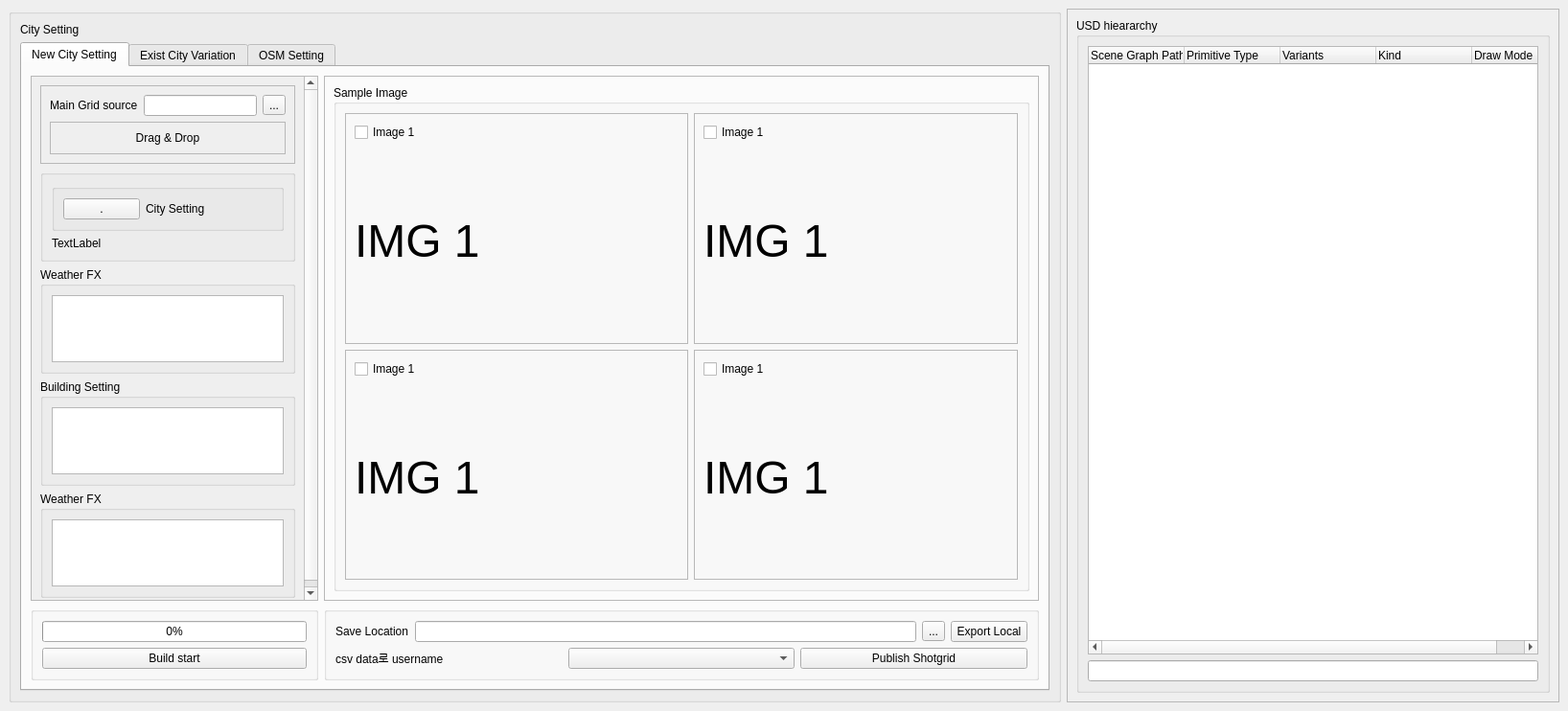
<?xml version="1.0" encoding="UTF-8"?>
<ui version="4.0">
 <class>MainWindow</class>
 <widget class="QMainWindow" name="MainWindow">
  <property name="geometry">
   <rect>
    <x>0</x>
    <y>0</y>
    <width>1636</width>
    <height>742</height>
   </rect>
  </property>
  <property name="windowTitle">
   <string>MainWindow</string>
  </property>
  <widget class="QWidget" name="centralwidget">
   <layout class="QGridLayout" name="gridLayout_5">
    <item row="0" column="0">
     <layout class="QVBoxLayout" name="verticalLayout">
      <item>
       <layout class="QHBoxLayout" name="horizontalLayout">
        <item>
         <widget class="QGroupBox" name="groupBox_9">
          <property name="title">
           <string/>
          </property>
          <layout class="QGridLayout" name="gridLayout_15">
           <item row="1" column="0">
            <widget class="QTabWidget" name="tabWidget">
             <property name="currentIndex">
              <number>0</number>
             </property>
             <widget class="QWidget" name="tab1">
              <attribute name="title">
               <string>New City Setting</string>
              </attribute>
              <layout class="QGridLayout" name="gridLayout_8">
               <item row="0" column="0">
                <widget class="QScrollArea" name="scrollArea">
                 <property name="widgetResizable">
                  <bool>true</bool>
                 </property>
                 <widget class="QWidget" name="scrollAreaWidgetContents">
                  <property name="geometry">
                   <rect>
                    <x>0</x>
                    <y>0</y>
                    <width>295</width>
                    <height>564</height>
                   </rect>
                  </property>
                  <layout class="QGridLayout" name="gridLayout_2">
                   <item row="1" column="0">
                    <widget class="QGroupBox" name="groupBox_5">
                     <property name="statusTip">
                      <string notr="true"/>
                     </property>
                     <property name="title">
                      <string notr="true"/>
                     </property>
                     <property name="checkable">
                      <bool>false</bool>
                     </property>
                     <layout class="QGridLayout" name="gridLayout_19">
                      <item row="1" column="0">
                       <widget class="QLabel" name="label_6">
                        <property name="text">
                         <string>TextLabel</string>
                        </property>
                       </widget>
                      </item>
                      <item row="0" column="0">
                       <widget class="QGroupBox" name="groupBox_6">
                        <property name="title">
                         <string/>
                        </property>
                        <layout class="QGridLayout" name="gridLayout_14">
                         <item row="0" column="1">
                          <widget class="QLabel" name="label_10">
                           <property name="text">
                            <string>City Setting</string>
                           </property>
                          </widget>
                         </item>
                         <item row="0" column="0">
                          <widget class="QPushButton" name="pushButton_3">
                           <property name="text">
                            <string>.</string>
                           </property>
                          </widget>
                         </item>
                         <item row="0" column="2">
                          <spacer name="horizontalSpacer_2">
                           <property name="orientation">
                            <enum>Qt::Horizontal</enum>
                           </property>
                           <property name="sizeHint" stdset="0">
                            <size>
                             <width>40</width>
                             <height>20</height>
                            </size>
                           </property>
                          </spacer>
                         </item>
                        </layout>
                       </widget>
                      </item>
                     </layout>
                    </widget>
                   </item>
                   <item row="4" column="0">
                    <widget class="QGroupBox" name="groupBox_4">
                     <property name="title">
                      <string>Building Setting</string>
                     </property>
                     <layout class="QGridLayout" name="gridLayout_18">
                      <item row="0" column="0">
                       <widget class="QColumnView" name="columnView_2"/>
                      </item>
                     </layout>
                    </widget>
                   </item>
                   <item row="2" column="0">
                    <widget class="QGroupBox" name="groupBox_8">
                     <property name="title">
                      <string>Weather FX</string>
                     </property>
                     <layout class="QGridLayout" name="gridLayout_17">
                      <item row="0" column="0">
                       <widget class="QColumnView" name="columnView"/>
                      </item>
                     </layout>
                    </widget>
                   </item>
                   <item row="0" column="0">
                    <widget class="QFrame" name="frame__drag_drop">
                     <property name="frameShape">
                      <enum>QFrame::StyledPanel</enum>
                     </property>
                     <property name="frameShadow">
                      <enum>QFrame::Raised</enum>
                     </property>
                     <layout class="QGridLayout" name="gridLayout_7">
                      <item row="0" column="0">
                       <layout class="QVBoxLayout" name="verticalLayout_2">
                        <item>
                         <layout class="QHBoxLayout" name="horizontalLayout_2">
                          <item>
                           <widget class="QLabel" name="label_5">
                            <property name="text">
                             <string>Main Grid source</string>
                            </property>
                           </widget>
                          </item>
                          <item>
                           <widget class="QLineEdit" name="lineEdit__grid_path"/>
                          </item>
                          <item>
                           <widget class="QToolButton" name="toolButton__gird_path">
                            <property name="text">
                             <string>...</string>
                            </property>
                           </widget>
                          </item>
                         </layout>
                        </item>
                        <item>
                         <widget class="QFrame" name="frame__drag_drop_2">
                          <property name="frameShape">
                           <enum>QFrame::StyledPanel</enum>
                          </property>
                          <property name="frameShadow">
                           <enum>QFrame::Raised</enum>
                          </property>
                          <layout class="QGridLayout" name="gridLayout_16">
                           <item row="0" column="0">
                            <widget class="QLabel" name="label__drag_drop">
                             <property name="text">
                              <string>Drag &amp; Drop</string>
                             </property>
                             <property name="alignment">
                              <set>Qt::AlignCenter</set>
                             </property>
                            </widget>
                           </item>
                          </layout>
                         </widget>
                        </item>
                       </layout>
                      </item>
                     </layout>
                    </widget>
                   </item>
                   <item row="5" column="0">
                    <widget class="QGroupBox" name="groupBox_7">
                     <property name="title">
                      <string>Weather FX</string>
                     </property>
                     <layout class="QGridLayout" name="gridLayout_20">
                      <item row="0" column="0">
                       <widget class="QColumnView" name="columnView_3"/>
                      </item>
                     </layout>
                    </widget>
                   </item>
                  </layout>
                 </widget>
                </widget>
               </item>
               <item row="0" column="1">
                <widget class="QFrame" name="frame_2">
                 <property name="frameShape">
                  <enum>QFrame::StyledPanel</enum>
                 </property>
                 <property name="frameShadow">
                  <enum>QFrame::Raised</enum>
                 </property>
                 <layout class="QGridLayout" name="gridLayout_4">
                  <item row="0" column="0">
                   <widget class="QGroupBox" name="groupBox_3">
                    <property name="title">
                     <string>Sample Image</string>
                    </property>
                    <layout class="QGridLayout" name="gridLayout_6">
                     <item row="0" column="1">
                      <widget class="QFrame" name="frame_5">
                       <property name="frameShape">
                        <enum>QFrame::StyledPanel</enum>
                       </property>
                       <property name="frameShadow">
                        <enum>QFrame::Raised</enum>
                       </property>
                       <layout class="QGridLayout" name="gridLayout_11">
                        <item row="0" column="0">
                         <widget class="QCheckBox" name="checkBox_5">
                          <property name="text">
                           <string>Image 1</string>
                          </property>
                         </widget>
                        </item>
                        <item row="1" column="0">
                         <widget class="QLabel" name="label_13">
                          <property name="baseSize">
                           <size>
                            <width>50</width>
                            <height>50</height>
                           </size>
                          </property>
                          <property name="font">
                           <font>
                            <pointsize>36</pointsize>
                           </font>
                          </property>
                          <property name="text">
                           <string>IMG 1              </string>
                          </property>
                         </widget>
                        </item>
                       </layout>
                      </widget>
                     </item>
                     <item row="1" column="1">
                      <widget class="QFrame" name="frame_6">
                       <property name="frameShape">
                        <enum>QFrame::StyledPanel</enum>
                       </property>
                       <property name="frameShadow">
                        <enum>QFrame::Raised</enum>
                       </property>
                       <layout class="QGridLayout" name="gridLayout_12">
                        <item row="0" column="0">
                         <widget class="QCheckBox" name="checkBox_4">
                          <property name="text">
                           <string>Image 1</string>
                          </property>
                         </widget>
                        </item>
                        <item row="1" column="0">
                         <widget class="QLabel" name="label_12">
                          <property name="baseSize">
                           <size>
                            <width>50</width>
                            <height>50</height>
                           </size>
                          </property>
                          <property name="font">
                           <font>
                            <pointsize>36</pointsize>
                           </font>
                          </property>
                          <property name="text">
                           <string>IMG 1              </string>
                          </property>
                         </widget>
                        </item>
                       </layout>
                      </widget>
                     </item>
                     <item row="1" column="0">
                      <widget class="QFrame" name="frame_4">
                       <property name="frameShape">
                        <enum>QFrame::StyledPanel</enum>
                       </property>
                       <property name="frameShadow">
                        <enum>QFrame::Raised</enum>
                       </property>
                       <layout class="QGridLayout" name="gridLayout_10">
                        <item row="1" column="0">
                         <widget class="QLabel" name="label_2">
                          <property name="baseSize">
                           <size>
                            <width>50</width>
                            <height>50</height>
                           </size>
                          </property>
                          <property name="font">
                           <font>
                            <pointsize>36</pointsize>
                           </font>
                          </property>
                          <property name="text">
                           <string>IMG 1              </string>
                          </property>
                         </widget>
                        </item>
                        <item row="0" column="0">
                         <widget class="QCheckBox" name="checkBox_2">
                          <property name="text">
                           <string>Image 1</string>
                          </property>
                         </widget>
                        </item>
                        <item row="1" column="1">
                         <spacer name="verticalSpacer_2">
                          <property name="orientation">
                           <enum>Qt::Vertical</enum>
                          </property>
                          <property name="sizeHint" stdset="0">
                           <size>
                            <width>20</width>
                            <height>40</height>
                           </size>
                          </property>
                         </spacer>
                        </item>
                       </layout>
                      </widget>
                     </item>
                     <item row="0" column="0">
                      <widget class="QFrame" name="frame_3">
                       <property name="frameShape">
                        <enum>QFrame::StyledPanel</enum>
                       </property>
                       <property name="frameShadow">
                        <enum>QFrame::Raised</enum>
                       </property>
                       <layout class="QGridLayout" name="gridLayout_9">
                        <item row="1" column="0">
                         <widget class="QLabel" name="label">
                          <property name="baseSize">
                           <size>
                            <width>50</width>
                            <height>50</height>
                           </size>
                          </property>
                          <property name="font">
                           <font>
                            <pointsize>36</pointsize>
                           </font>
                          </property>
                          <property name="text">
                           <string>IMG 1              </string>
                          </property>
                         </widget>
                        </item>
                        <item row="0" column="0">
                         <widget class="QCheckBox" name="checkBox">
                          <property name="text">
                           <string>Image 1</string>
                          </property>
                         </widget>
                        </item>
                        <item row="1" column="1">
                         <spacer name="verticalSpacer">
                          <property name="orientation">
                           <enum>Qt::Vertical</enum>
                          </property>
                          <property name="sizeHint" stdset="0">
                           <size>
                            <width>20</width>
                            <height>40</height>
                           </size>
                          </property>
                         </spacer>
                        </item>
                       </layout>
                      </widget>
                     </item>
                    </layout>
                   </widget>
                  </item>
                 </layout>
                </widget>
               </item>
               <item row="1" column="0">
                <widget class="QGroupBox" name="groupBox">
                 <property name="title">
                  <string/>
                 </property>
                 <layout class="QGridLayout" name="gridLayout_24">
                  <item row="0" column="0">
                   <widget class="QProgressBar" name="progressBar">
                    <property name="value">
                     <number>0</number>
                    </property>
                   </widget>
                  </item>
                  <item row="1" column="0">
                   <widget class="QPushButton" name="pushButton">
                    <property name="text">
                     <string>Build start</string>
                    </property>
                   </widget>
                  </item>
                 </layout>
                </widget>
               </item>
               <item row="1" column="1">
                <widget class="QGroupBox" name="groupBox_10">
                 <property name="title">
                  <string/>
                 </property>
                 <layout class="QGridLayout" name="gridLayout_23">
                  <item row="0" column="0">
                   <layout class="QHBoxLayout" name="horizontalLayout_3">
                    <item>
                     <widget class="QLabel" name="label_7">
                      <property name="text">
                       <string>Save Location</string>
                      </property>
                     </widget>
                    </item>
                    <item>
                     <widget class="QLineEdit" name="lineEdit_3"/>
                    </item>
                    <item>
                     <widget class="QToolButton" name="toolButton_2">
                      <property name="text">
                       <string>...</string>
                      </property>
                     </widget>
                    </item>
                    <item>
                     <widget class="QPushButton" name="pushButton_2">
                      <property name="text">
                       <string>Export Local</string>
                      </property>
                     </widget>
                    </item>
                   </layout>
                  </item>
                  <item row="1" column="0">
                   <layout class="QHBoxLayout" name="horizontalLayout_6">
                    <item>
                     <widget class="QLabel" name="label_11">
                      <property name="text">
                       <string>csv data로 username</string>
                      </property>
                     </widget>
                    </item>
                    <item>
                     <widget class="QComboBox" name="comboBox"/>
                    </item>
                    <item>
                     <widget class="QPushButton" name="pushButton_6">
                      <property name="text">
                       <string>Publish Shotgrid</string>
                      </property>
                     </widget>
                    </item>
                   </layout>
                  </item>
                 </layout>
                </widget>
               </item>
              </layout>
             </widget>
             <widget class="QWidget" name="tab2">
              <attribute name="title">
               <string>Exist City Variation</string>
              </attribute>
              <layout class="QGridLayout" name="gridLayout_13">
               <item row="3" column="1">
                <widget class="QGroupBox" name="groupBox_12">
                 <property name="title">
                  <string/>
                 </property>
                 <layout class="QGridLayout" name="gridLayout_32">
                  <item row="0" column="0">
                   <layout class="QHBoxLayout" name="horizontalLayout_9">
                    <item>
                     <widget class="QLabel" name="label_20">
                      <property name="text">
                       <string>Save Location</string>
                      </property>
                     </widget>
                    </item>
                    <item>
                     <widget class="QLineEdit" name="lineEdit_6"/>
                    </item>
                    <item>
                     <widget class="QToolButton" name="toolButton_5">
                      <property name="text">
                       <string>...</string>
                      </property>
                     </widget>
                    </item>
                    <item>
                     <widget class="QPushButton" name="pushButton_8">
                      <property name="text">
                       <string>Export Local</string>
                      </property>
                     </widget>
                    </item>
                   </layout>
                  </item>
                  <item row="1" column="0">
                   <layout class="QHBoxLayout" name="horizontalLayout_10">
                    <item>
                     <widget class="QLabel" name="label_21">
                      <property name="text">
                       <string>csv data로 username</string>
                      </property>
                     </widget>
                    </item>
                    <item>
                     <widget class="QComboBox" name="comboBox_4"/>
                    </item>
                    <item>
                     <widget class="QPushButton" name="pushButton_9">
                      <property name="text">
                       <string>Publish Shotgrid</string>
                      </property>
                     </widget>
                    </item>
                   </layout>
                  </item>
                 </layout>
                </widget>
               </item>
               <item row="1" column="0">
                <widget class="QScrollArea" name="scrollArea_2">
                 <property name="widgetResizable">
                  <bool>true</bool>
                 </property>
                 <widget class="QWidget" name="scrollAreaWidgetContents_2">
                  <property name="geometry">
                   <rect>
                    <x>0</x>
                    <y>0</y>
                    <width>309</width>
                    <height>514</height>
                   </rect>
                  </property>
                  <layout class="QGridLayout" name="gridLayout_34">
                   <item row="0" column="0">
                    <layout class="QVBoxLayout" name="verticalLayout_4">
                     <item>
                      <widget class="QFrame" name="frame_9">
                       <property name="frameShape">
                        <enum>QFrame::StyledPanel</enum>
                       </property>
                       <property name="frameShadow">
                        <enum>QFrame::Raised</enum>
                       </property>
                       <layout class="QGridLayout" name="gridLayout_21">
                        <item row="1" column="0">
                         <layout class="QHBoxLayout" name="horizontalLayout_4">
                          <item>
                           <widget class="QLabel" name="label_8">
                            <property name="text">
                             <string>Location</string>
                            </property>
                           </widget>
                          </item>
                          <item>
                           <widget class="QLineEdit" name="lineEdit_4"/>
                          </item>
                          <item>
                           <widget class="QToolButton" name="toolButton_3">
                            <property name="text">
                             <string>...</string>
                            </property>
                           </widget>
                          </item>
                         </layout>
                        </item>
                        <item row="3" column="0">
                         <layout class="QHBoxLayout" name="horizontalLayout_5">
                          <item>
                           <widget class="QLabel" name="label_9">
                            <property name="text">
                             <string>Select City</string>
                            </property>
                           </widget>
                          </item>
                          <item>
                           <widget class="QComboBox" name="comboBox_2"/>
                          </item>
                          <item>
                           <spacer name="horizontalSpacer">
                            <property name="orientation">
                             <enum>Qt::Horizontal</enum>
                            </property>
                            <property name="sizeHint" stdset="0">
                             <size>
                              <width>40</width>
                              <height>20</height>
                             </size>
                            </property>
                           </spacer>
                          </item>
                         </layout>
                        </item>
                        <item row="2" column="0">
                         <layout class="QVBoxLayout" name="verticalLayout_3">
                          <item>
                           <widget class="QFrame" name="frame_10">
                            <property name="frameShape">
                             <enum>QFrame::StyledPanel</enum>
                            </property>
                            <property name="frameShadow">
                             <enum>QFrame::Raised</enum>
                            </property>
                            <layout class="QGridLayout" name="gridLayout_22">
                             <item row="0" column="0">
                              <widget class="QLabel" name="label_4">
                               <property name="text">
                                <string>Drag &amp; Drop</string>
                               </property>
                               <property name="alignment">
                                <set>Qt::AlignCenter</set>
                               </property>
                              </widget>
                             </item>
                            </layout>
                           </widget>
                          </item>
                         </layout>
                        </item>
                       </layout>
                      </widget>
                     </item>
                     <item>
                      <widget class="QFrame" name="frame_16">
                       <property name="frameShape">
                        <enum>QFrame::StyledPanel</enum>
                       </property>
                       <property name="frameShadow">
                        <enum>QFrame::Raised</enum>
                       </property>
                       <layout class="QGridLayout" name="gridLayout_31">
                        <item row="0" column="0">
                         <spacer name="verticalSpacer_5">
                          <property name="orientation">
                           <enum>Qt::Vertical</enum>
                          </property>
                          <property name="sizeHint" stdset="0">
                           <size>
                            <width>20</width>
                            <height>324</height>
                           </size>
                          </property>
                         </spacer>
                        </item>
                       </layout>
                      </widget>
                     </item>
                    </layout>
                   </item>
                  </layout>
                 </widget>
                </widget>
               </item>
               <item row="1" column="1">
                <widget class="QFrame" name="frame_11">
                 <property name="frameShape">
                  <enum>QFrame::StyledPanel</enum>
                 </property>
                 <property name="frameShadow">
                  <enum>QFrame::Raised</enum>
                 </property>
                 <layout class="QGridLayout" name="gridLayout_25">
                  <item row="0" column="0">
                   <widget class="QGroupBox" name="groupBox_11">
                    <property name="title">
                     <string>Sample Image</string>
                    </property>
                    <layout class="QGridLayout" name="gridLayout_26">
                     <item row="0" column="1">
                      <widget class="QFrame" name="frame_12">
                       <property name="frameShape">
                        <enum>QFrame::StyledPanel</enum>
                       </property>
                       <property name="frameShadow">
                        <enum>QFrame::Raised</enum>
                       </property>
                       <layout class="QGridLayout" name="gridLayout_27">
                        <item row="0" column="0">
                         <widget class="QCheckBox" name="checkBox_6">
                          <property name="text">
                           <string>Image 1</string>
                          </property>
                         </widget>
                        </item>
                        <item row="1" column="0">
                         <widget class="QLabel" name="label_14">
                          <property name="baseSize">
                           <size>
                            <width>50</width>
                            <height>50</height>
                           </size>
                          </property>
                          <property name="font">
                           <font>
                            <pointsize>36</pointsize>
                           </font>
                          </property>
                          <property name="text">
                           <string>IMG 1              </string>
                          </property>
                         </widget>
                        </item>
                       </layout>
                      </widget>
                     </item>
                     <item row="1" column="1">
                      <widget class="QFrame" name="frame_13">
                       <property name="frameShape">
                        <enum>QFrame::StyledPanel</enum>
                       </property>
                       <property name="frameShadow">
                        <enum>QFrame::Raised</enum>
                       </property>
                       <layout class="QGridLayout" name="gridLayout_28">
                        <item row="0" column="0">
                         <widget class="QCheckBox" name="checkBox_7">
                          <property name="text">
                           <string>Image 1</string>
                          </property>
                         </widget>
                        </item>
                        <item row="1" column="0">
                         <widget class="QLabel" name="label_15">
                          <property name="baseSize">
                           <size>
                            <width>50</width>
                            <height>50</height>
                           </size>
                          </property>
                          <property name="font">
                           <font>
                            <pointsize>36</pointsize>
                           </font>
                          </property>
                          <property name="text">
                           <string>IMG 1              </string>
                          </property>
                         </widget>
                        </item>
                       </layout>
                      </widget>
                     </item>
                     <item row="1" column="0">
                      <widget class="QFrame" name="frame_14">
                       <property name="frameShape">
                        <enum>QFrame::StyledPanel</enum>
                       </property>
                       <property name="frameShadow">
                        <enum>QFrame::Raised</enum>
                       </property>
                       <layout class="QGridLayout" name="gridLayout_29">
                        <item row="1" column="0">
                         <widget class="QLabel" name="label_16">
                          <property name="baseSize">
                           <size>
                            <width>50</width>
                            <height>50</height>
                           </size>
                          </property>
                          <property name="font">
                           <font>
                            <pointsize>36</pointsize>
                           </font>
                          </property>
                          <property name="text">
                           <string>IMG 1              </string>
                          </property>
                         </widget>
                        </item>
                        <item row="0" column="0">
                         <widget class="QCheckBox" name="checkBox_3">
                          <property name="text">
                           <string>Image 1</string>
                          </property>
                         </widget>
                        </item>
                        <item row="1" column="1">
                         <spacer name="verticalSpacer_3">
                          <property name="orientation">
                           <enum>Qt::Vertical</enum>
                          </property>
                          <property name="sizeHint" stdset="0">
                           <size>
                            <width>20</width>
                            <height>40</height>
                           </size>
                          </property>
                         </spacer>
                        </item>
                       </layout>
                      </widget>
                     </item>
                     <item row="0" column="0">
                      <widget class="QFrame" name="frame_15">
                       <property name="frameShape">
                        <enum>QFrame::StyledPanel</enum>
                       </property>
                       <property name="frameShadow">
                        <enum>QFrame::Raised</enum>
                       </property>
                       <layout class="QGridLayout" name="gridLayout_30">
                        <item row="1" column="0">
                         <widget class="QLabel" name="label_17">
                          <property name="baseSize">
                           <size>
                            <width>50</width>
                            <height>50</height>
                           </size>
                          </property>
                          <property name="font">
                           <font>
                            <pointsize>36</pointsize>
                           </font>
                          </property>
                          <property name="text">
                           <string>IMG 1              </string>
                          </property>
                         </widget>
                        </item>
                        <item row="0" column="0">
                         <widget class="QCheckBox" name="checkBox_8">
                          <property name="text">
                           <string>Image 1</string>
                          </property>
                         </widget>
                        </item>
                        <item row="1" column="1">
                         <spacer name="verticalSpacer_4">
                          <property name="orientation">
                           <enum>Qt::Vertical</enum>
                          </property>
                          <property name="sizeHint" stdset="0">
                           <size>
                            <width>20</width>
                            <height>40</height>
                           </size>
                          </property>
                         </spacer>
                        </item>
                       </layout>
                      </widget>
                     </item>
                    </layout>
                   </widget>
                  </item>
                 </layout>
                </widget>
               </item>
               <item row="3" column="0">
                <widget class="QGroupBox" name="groupBox_13">
                 <property name="title">
                  <string/>
                 </property>
                 <layout class="QGridLayout" name="gridLayout_33">
                  <item row="0" column="0">
                   <widget class="QProgressBar" name="progressBar_3">
                    <property name="value">
                     <number>24</number>
                    </property>
                   </widget>
                  </item>
                  <item row="1" column="0">
                   <widget class="QPushButton" name="pushButton_10">
                    <property name="text">
                     <string>Build start</string>
                    </property>
                   </widget>
                  </item>
                 </layout>
                </widget>
               </item>
              </layout>
             </widget>
             <widget class="QWidget" name="tab">
              <attribute name="title">
               <string>OSM Setting</string>
              </attribute>
             </widget>
            </widget>
           </item>
           <item row="0" column="0">
            <widget class="QLabel" name="label_22">
             <property name="text">
              <string>City Setting</string>
             </property>
            </widget>
           </item>
          </layout>
         </widget>
        </item>
        <item>
         <widget class="QFrame" name="frame">
          <property name="frameShape">
           <enum>QFrame::StyledPanel</enum>
          </property>
          <property name="frameShadow">
           <enum>QFrame::Raised</enum>
          </property>
          <layout class="QGridLayout" name="gridLayout_3">
           <item row="0" column="0">
            <widget class="QGroupBox" name="groupBox_2">
             <property name="title">
              <string>USD hieararchy</string>
             </property>
             <layout class="QGridLayout" name="gridLayout">
              <item row="0" column="0">
               <widget class="QTreeWidget" name="treeWidget">
                <property name="columnCount">
                 <number>5</number>
                </property>
                <column>
                 <property name="text">
                  <string>Scene Graph Path</string>
                 </property>
                </column>
                <column>
                 <property name="text">
                  <string>Primitive Type</string>
                 </property>
                </column>
                <column>
                 <property name="text">
                  <string>Variants</string>
                 </property>
                </column>
                <column>
                 <property name="text">
                  <string>Kind</string>
                 </property>
                </column>
                <column>
                 <property name="text">
                  <string>Draw Mode</string>
                 </property>
                </column>
               </widget>
              </item>
              <item row="1" column="0">
               <widget class="QLineEdit" name="lineEdit">
                <property name="baseSize">
                 <size>
                  <width>50</width>
                  <height>50</height>
                 </size>
                </property>
               </widget>
              </item>
             </layout>
            </widget>
           </item>
          </layout>
         </widget>
        </item>
       </layout>
      </item>
     </layout>
    </item>
   </layout>
  </widget>
  <widget class="QMenuBar" name="menubar">
   <property name="geometry">
    <rect>
     <x>0</x>
     <y>0</y>
     <width>1636</width>
     <height>20</height>
    </rect>
   </property>
  </widget>
 </widget>
 <resources/>
 <connections/>
</ui>
